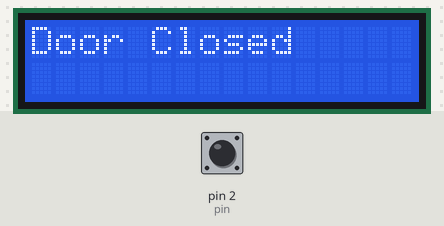
Simulated run of this sketch. Board: Arduino Uno, built with avr-gcc and run on an emulated ATmega328P. Shown: 16×2 character LCD. The inputs (shaded band) are chosen by the test bench; at power-on: pin 2 (pin) LOW. What the sketch prints to the serial monitor is not drawn.

Above: at 1.2 s.
1.3 s: pin 2 (pin) driven HIGH
At 2.5 s:
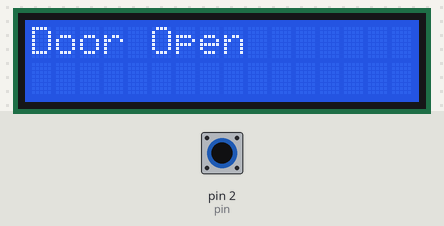
4.3 s: pin 2 (pin) driven LOW
At 4.9 s:
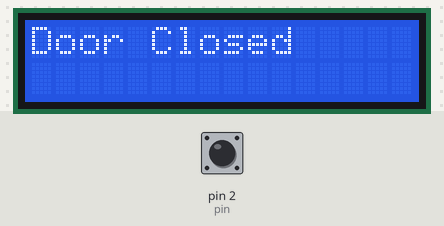
7.3 s: pin 2 (pin) pulsed HIGH 5 times (0.12 s each, 0.3 s apart)
At 7.52 s:
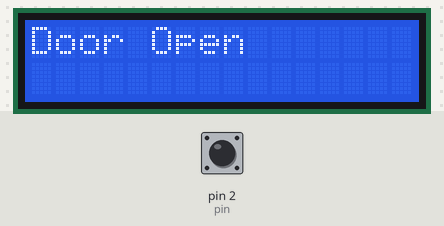
Timing chart, 0 to 9.2 s (numbered marks = the images above; inputs shaded):
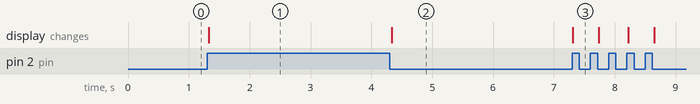

Measured:
- after the input at 1.3 s, the display: changes at once (image 1)
- after the input at 4.3 s, the display: changes at once (image 2)
- after the input at 7.3 s, the display: changes at once (image 3)

The sketch:

lcdScreen.ino
```cpp
#include <LiquidCrystal.h>

// initialize the library with the numbers of the interface pins
LiquidCrystal lcd(7, 9, 5, 4, 3, 8);

int pin = 2;

void setup() {
  Serial.begin(9600);
  pinMode(pin, INPUT);
  // set up the LCD's number of columns and rows:
  lcd.begin(16, 2);
}

void loop() {

  Serial.println(digitalRead(pin));

  if (digitalRead(pin)==1 ){
    lcd.clear();
    lcd.print("Door Open");
  }

  else if (digitalRead(pin) == 0) {
    lcd.clear();
    lcd.print("Door Closed");
  }
}
```
